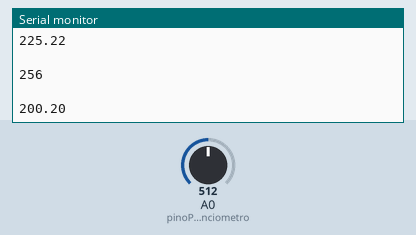
Recording of a sketch running on a simulated Arduino Uno, built with avr-gcc and run on an emulated ATmega328P. On the bench: the last lines printed to the serial monitor. The test bench sets the inputs (shaded band); at power-on: A0 (pinoPotenciometro) = 512.

Above: at 1.2 s.
1.3 s: A0 (pinoPotenciometro) set to 716
At 1.64 s:
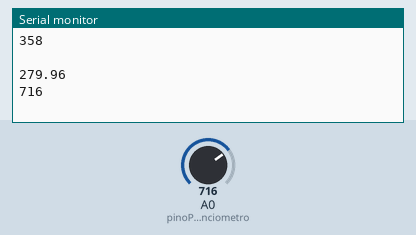
2.8 s: A0 (pinoPotenciometro) set to 900
At 2.86 s:
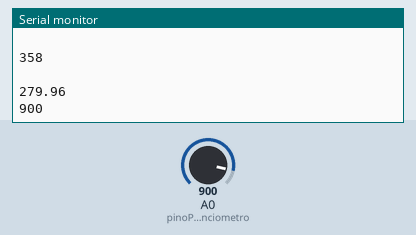
Timing chart, 0 to 5.8 s (numbered marks = the images above; inputs shaded):
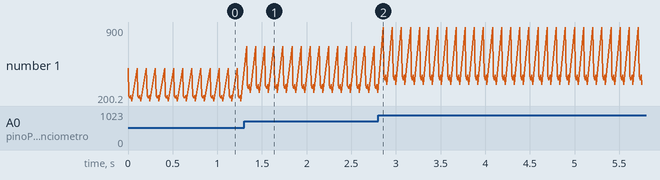

The sketch:

potenciometro.ino
```cpp
/*******************************************************************************
* RoboCore Kit Iniciante V8 - Trabalhando com Gráficos 1
* Imprime na Serial o valor de tensão na saída do potenciômetro.
*******************************************************************************/

const int pinoPotenciometro = A0; // pino onde o potenciometro esta conectado
int leitura = 0;
float tensao = 0.0;

void setup() {
  Serial.begin(9600);

  pinMode(pinoPotenciometro, INPUT);
}

void loop() {
  leitura = analogRead(pinoPotenciometro); // le o valor de tensão no pino do potenciômetro

  tensao = leitura * 5.0 / 1023.0; // converte e imprime o valor em tensao elétrica

  Serial.println(leitura);
  Serial.println(" ");
  Serial.println(tensao*100); // imprime o valor no plotter serial
  Serial.println(" ");
  Serial.println(tensao*90);
  Serial.println(" ");
  Serial.println(leitura/2);
  Serial.println(" ");
  Serial.println(tensao*80);

  delay(100); // aguarda 100 milissegundos para uma nova leitura
}
```

Measured:
- after the input at 1.3 s, the serial monitor: prints a new line at once (image 1)
- after the input at 2.8 s, the serial monitor: prints a new line after 0.06 s (image 2)
- plotted number 1: 200.2 → 279.96 after the input at 1.3 s, 279.96 → 351.91 after the input at 2.8 s
